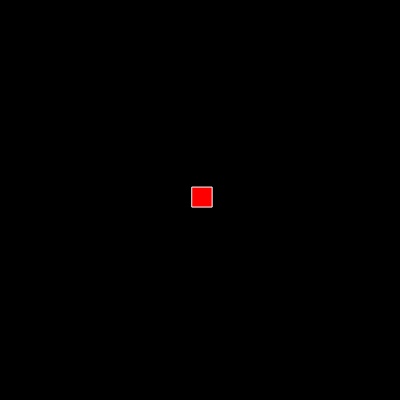
Frame 1 (no input)
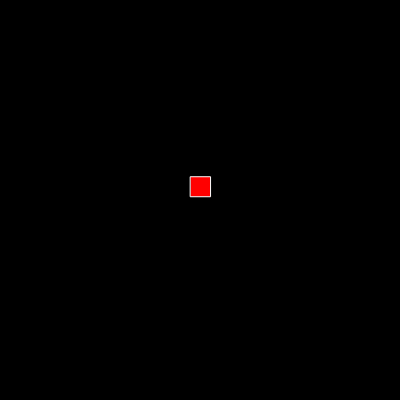
Frame 60 (no input)
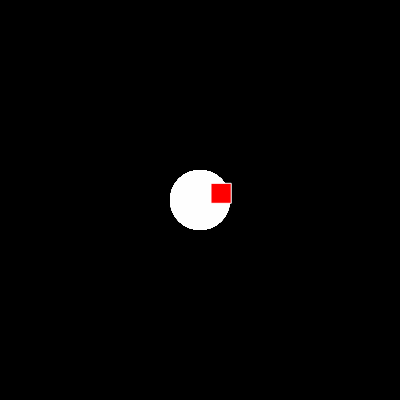
Frame 120 (the mouse pressed at the canvas centre since frame 60)

The p5.js sketch that drew these frames (run headless with seeded random() and noise() and a simulated clock; from frame 60 on, the mouse is pressed at the canvas centre):

// p5.js sketch
// ── sketch.js
// createGraphics()
// Code! Programming with p5.js
// The Coding Train / Daniel Shiffman
// https://thecodingtrain.com/beginners/p5js/beginners/p5js/2.6-create-graphics.html
// https://youtu.be/TaluaAD9MKA

// Main Sketch: https://editor.p5js.org/codingtrain/sketches/7RN7GFD-Y
// Stars Sketch: https://editor.p5js.org/codingtrain/sketches/0kQ9v-bhM

// If you find "let" confusing, you can learn more in this video: https://www.youtu.be/q8SHaDQdul0

let x = 200;
let y = 200;
let extraCanvas;

function setup() {
  createCanvas(400, 400);
  extraCanvas = createGraphics(400, 400);
  extraCanvas.clear();
  background(0);
}

function draw() {
  // No trails!
  background(0);
  x += random(-5, 5);
  y += random(-5, 5);

  // trails
  if (mouseIsPressed) {
    extraCanvas.fill(255, 150);
    extraCanvas.noStroke();
    extraCanvas.ellipse(mouseX, mouseY, 60, 60);
  }

  image(extraCanvas, 0, 0);

  fill(255, 0, 0);
  stroke(255);
  rectMode(CENTER);
  rect(x, y, 20, 20);
}
